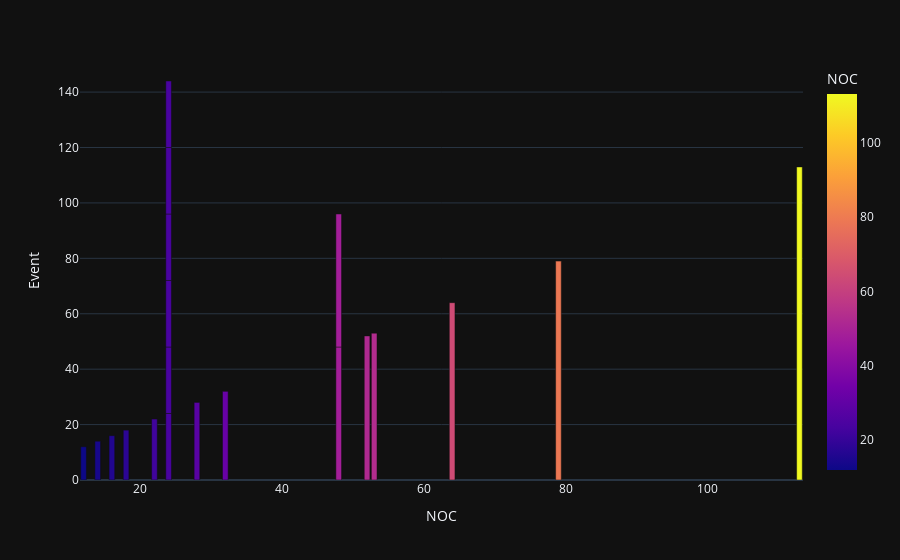

The notebook cell this image was saved under:
### Code cell
px.bar(data_frame=eventdata,x='NOC',y='Event',color='NOC',template='plotly_dark')

### Figure 1 — Plotly figure (JSON) as saved in the notebook; plotly's stock layout.template omitted (floating-point values rounded to 4 significant figures)
{"data": [{"alignmentgroup": "True", "hovertemplate": "NOC=%{marker.color}<br>Event=%{y}<extra></extra>", "legendgroup": "", "marker": {"color": [16, 53, 24, 32, 79, 12, 24, 48, 64, 52, 28, 24, 24, 14, 24, 113, 48, 18, 24, 22], "coloraxis": "coloraxis", "pattern": {"shape": ""}}, "name": "", "offsetgroup": "", "orientation": "v", "showlegend": false, "textposition": "auto", "type": "bar", "x": [16, 53, 24, 32, 79, 12, 24, 48, 64, 52, 28, 24, 24, 14, 24, 113, 48, 18, 24, 22], "xaxis": "x", "y": [16, 53, 24, 32, 79, 12, 24, 48, 64, 52, 28, 24, 24, 14, 24, 113, 48, 18, 24, 22], "yaxis": "y"}], "layout": {"barmode": "relative", "coloraxis": {"colorbar": {"title": {"text": "NOC"}}, "colorscale": [[0, "#0d0887"], [0.1111, "#46039f"], [0.2222, "#7201a8"], [0.3333, "#9c179e"], [0.4444, "#bd3786"], [0.5556, "#d8576b"], [0.6667, "#ed7953"], [0.7778, "#fb9f3a"], [0.8889, "#fdca26"], [1, "#f0f921"]]}, "legend": {"tracegroupgap": 0}, "margin": {"t": 60}, "xaxis": {"anchor": "y", "domain": [0, 1], "title": {"text": "NOC"}}, "yaxis": {"anchor": "x", "domain": [0, 1], "title": {"text": "Event"}}}}
